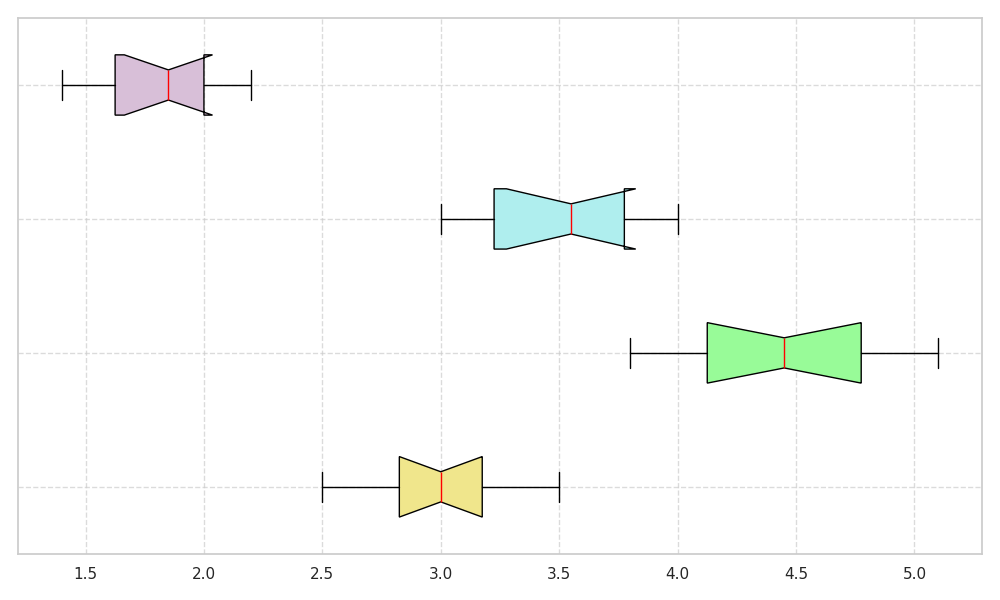

This figure's Python source:
import matplotlib.pyplot as plt

# Define the lifespan data for each device category in years
smartphones_lifespan = [2.5, 3, 2.8, 3.2, 2.9, 3.5, 3.1, 2.6, 3, 3.3]
laptops_lifespan = [4, 4.5, 3.8, 5, 4.2, 4.7, 4.1, 4.4, 5.1, 4.8]
tablets_lifespan = [3, 3.5, 3.2, 4, 3.1, 3.8, 3.9, 3.3, 3.6, 3.7]
wearables_lifespan = [1.5, 2, 1.8, 1.9, 2.1, 2.2, 1.7, 1.6, 2, 1.4]

# Organize the data into a list for the horizontal box plot
data = [smartphones_lifespan, laptops_lifespan, tablets_lifespan, wearables_lifespan]

# Set up the plot
fig, ax = plt.subplots(figsize=(10, 6))

# Plot the horizontal box plot
boxes = ax.boxplot(data, vert=False, patch_artist=True, notch=True, 
                   boxprops=dict(facecolor='#FFDDC1', color='black'), 
                   whiskerprops=dict(color='black'), 
                   capprops=dict(color='black'), 
                   medianprops=dict(color='red'))

# Customize the box colors for differentiation
colors = ['#F0E68C', '#98FB98', '#AFEEEE', '#D8BFD8']
for patch, color in zip(boxes['boxes'], colors):
    patch.set_facecolor(color)

# Remove textual elements
ax.set_yticklabels([])
ax.set_xlabel('')
ax.set_title('')

# Add a grid for better readability
ax.grid(True, linestyle='--', alpha=0.7)

# Automatically adjust layout to prevent overlap
plt.tight_layout()

# Display the plot
plt.show()
